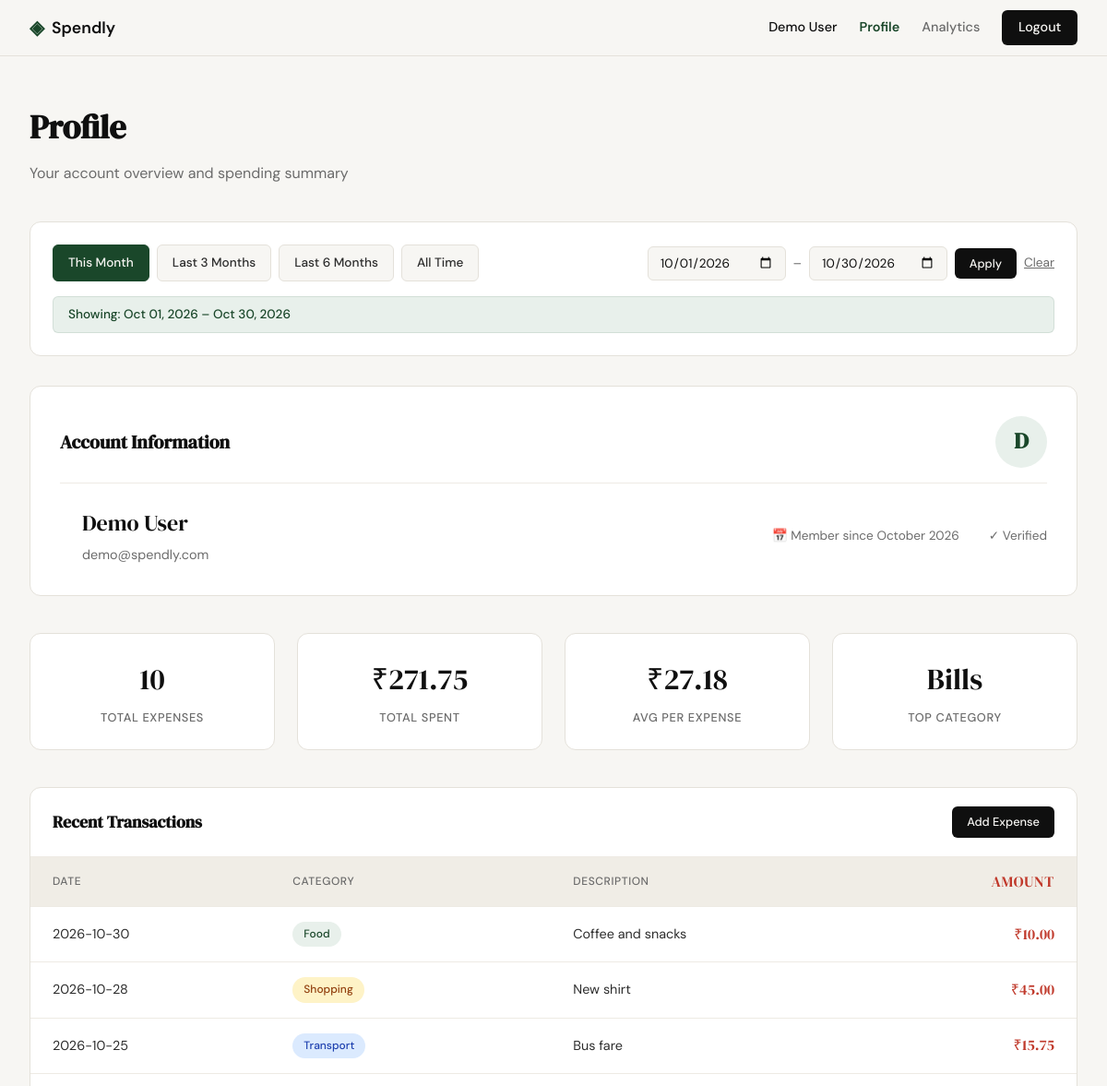
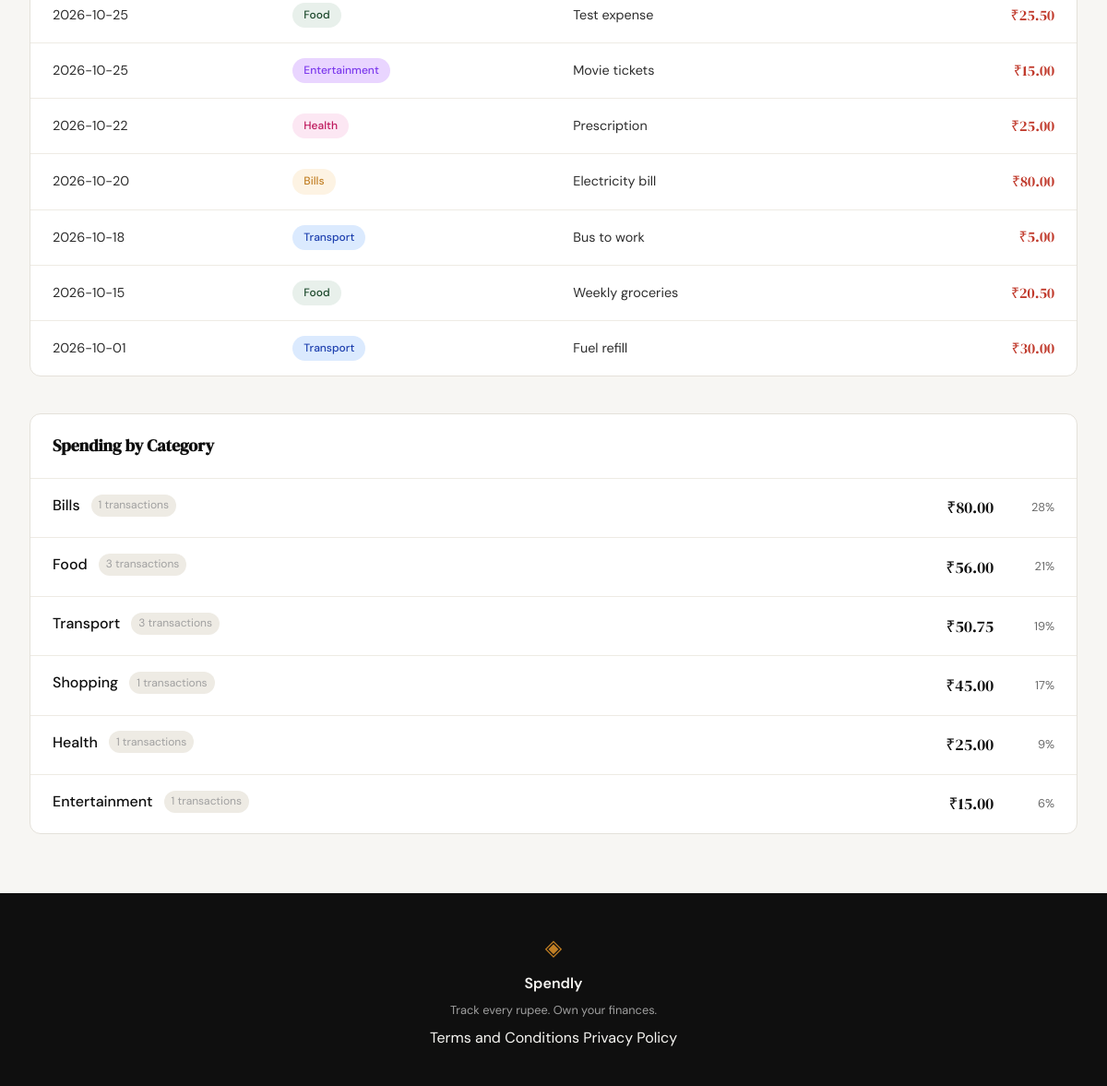
The app's page /profile?date_from=2026-10-01&date_to=2026-10-30 (signed in) with its own data (2 pictures, top to bottom).
### tables this page shows
CREATE TABLE users (
            id INTEGER PRIMARY KEY AUTOINCREMENT,
            name TEXT NOT NULL,
            email TEXT UNIQUE NOT NULL,
            password_hash TEXT NOT NULL,
            created_at TEXT DEFAULT CURRENT_TIMESTAMP
        );

CREATE TABLE expenses (
            id INTEGER PRIMARY KEY AUTOINCREMENT,
            user_id INTEGER NOT NULL REFERENCES users(id),
            amount REAL NOT NULL,
            category TEXT NOT NULL,
            date TEXT NOT NULL,
            description TEXT,
            created_at TEXT DEFAULT CURRENT_TIMESTAMP
        );

### app.py (the view)
@app.route("/profile")
def profile():
    if not session.get("user_id"):
        flash("Please sign in to view your profile", "error")
        return redirect(url_for("login"))
    user_id = session["user_id"]
    user = get_user_profile(user_id)
    if not user:
        flash("User not found", "error")
        return redirect(url_for("logout"))
    date_from_str = request.args.get("date_from", "").strip()
    date_to_str = request.args.get("date_to", "").strip()
    date_from = None
    date_to = None
    active_preset = None
    if date_from_str:
        try:
            datetime.strptime(date_from_str, "%Y-%m-%d")
            date_from = date_from_str
        except ValueError:
            pass  # Invalid format - ignore
    if date_to_str:
        try:
            datetime.strptime(date_to_str, "%Y-%m-%d")
            date_to = date_to_str
        except ValueError:
            pass  # Invalid format - ignore
    if date_from and date_to and date_from > date_to:
        flash("Start date must be before end date.", "error")
        date_from = None
        date_to = None
    today = datetime.now().date()
    presets = {
        "this_month": {
            "label": "This Month",
            "date_from": today.replace(day=1).isoformat(),
            "date_to": today.isoformat()
        },
        "last_3_months": {
            "label": "Last 3 Months",
            "date_from": (today - timedelta(days=90)).isoformat(),
            "date_to": today.isoformat()
        },
        "last_6_months": {
            "label": "Last 6 Months",
            "date_from": (today - timedelta(days=180)).isoformat(),
            "date_to": today.isoformat()
        }
    }
    if date_from and date_to:
        for key, preset in presets.items():
            if preset["date_from"] == date_from and preset["date_to"] == date_to:
                active_preset = key
                break
    stats_raw = get_summary_stats(user_id, date_from, date_to)
    transactions = get_recent_transactions(user_id, limit=10, date_from=date_from, date_to=date_to)
    categories = get_category_breakdown(user_id, date_from, date_to)
    stats = {
        "total_expenses": stats_raw["transaction_count"],
        "total_spent": stats_raw["total_spent"],
        "avg_per_expense": round(stats_raw["avg_per_expense"], 2) if stats_raw["transaction_count"] > 0 else 0,
        "top_category": stats_raw["top_category"] or "—"
    }
    filter_display = None
    if date_from and date_to:
        try:
            from_dt = datetime.strptime(date_from, "%Y-%m-%d")
            to_dt = datetime.strptime(date_to, "%Y-%m-%d")
            filter_display = f"Showing: {from_dt.strftime('%b %d, %Y')} – {to_dt.strftime('%b %d, %Y')}"
        except Exception:
            filter_display = "Filtered"
    return render_template("profile.html",
                          user=user,
                          stats=stats,
                          transactions=transactions,
                          categories=categories,
                          date_from=date_from,
                          date_to=date_to,
                          active_preset=active_preset,
                          filter_display=filter_display,
                          presets=presets)

### database/db.py (called while the page is built)
def get_db():
    db_path = os.path.join(os.path.dirname(os.path.dirname(os.path.abspath(__file__))), "spendly.db")
    conn = sqlite3.connect(db_path)
    conn.row_factory = sqlite3.Row
    conn.execute("PRAGMA foreign_keys = ON")
    return conn

### database/queries.py (called while the page is built)
def get_user_by_id(user_id: int) -> dict | None:
    conn = get_db()
    cursor = conn.cursor()
    cursor.execute("SELECT * FROM users WHERE id = ?", (user_id,))
    user = cursor.fetchone()
    conn.close()
    if user:
        created = user["created_at"]
        try:
            dt = datetime.fromisoformat(created.replace("Z", "+00:00"))
            member_since = dt.strftime("%B %Y")
        except Exception:
            member_since = "Unknown"
        return {
            "name": user["name"],
            "email": user["email"],
            "member_since": member_since
        }
    return None

def _build_date_filter(date_from: Optional[str], date_to: Optional[str]) -> tuple[str, list]:
    if date_from and date_to:
        return "AND date BETWEEN ? AND ?", [date_from, date_to]
    return "", []

def get_recent_transactions(user_id: int, limit: int = 10, date_from: Optional[str] = None, date_to: Optional[str] = None) -> list:
    conn = get_db()
    cursor = conn.cursor()
    date_where, date_params = _build_date_filter(date_from, date_to)
    base_params = [user_id] + date_params + [limit]
    cursor.execute(f"""
        SELECT date, category, description, amount
        FROM expenses WHERE user_id = ? {date_where}
        ORDER BY date DESC, id DESC
        LIMIT ?
    """, base_params)
    transactions = [dict(row) for row in cursor.fetchall()]
    conn.close()
    return transactions

### templates/profile.html (shortened to what this page needs)
{% extends "base.html" %}
{% block content %}
<section class="profile-section">
    <header class="profile-header">
        <h1 class="profile-title">Profile</h1>
        <p class="profile-subtitle">Your account overview and spending summary</p>
    </header>
    <div class="filter-bar">
        <div class="filter-presets">
            <a href="{{ url_for('profile', date_from=presets.this_month.date_from, date_to=presets.this_month.date_to) }}"
               class="filter-preset-btn {% if active_preset == 'this_month' %}active{% endif %}">
                This Month
            </a>
            <a href="{{ url_for('profile', date_from=presets.last_3_months.date_from, date_to=presets.last_3_months.date_to) }}"
               class="filter-preset-btn {% if active_preset == 'last_3_months' %}active{% endif %}">
                Last 3 Months
            </a>
            <a href="{{ url_for('profile', date_from=presets.last_6_months.date_from, date_to=presets.last_6_months.date_to) }}"
               class="filter-preset-btn {% if active_preset == 'last_6_months' %}active{% endif %}">
                Last 6 Months
            </a>
            <a href="{{ url_for('profile') }}"
               class="filter-preset-btn {% if active_preset is none and not date_from and not date_to %}active{% endif %}">
                All Time
            </a>
        </div>
        <form class="filter-custom" method="GET" action="{{ url_for('profile') }}">
            <input type="date" id="date_from" name="date_from" value="{{ date_from or '' }}"
                   {% if date_from and not active_preset %}style="font-weight: 600;"{% endif %}>
            <span class="filter-separator">–</span>
            <input type="date" id="date_to" name="date_to" value="{{ date_to or '' }}"
                   {% if date_to and not active_preset %}style="font-weight: 600;"{% endif %}>
            <button type="submit" class="btn-primary btn-sm">Apply</button>
            {% if date_from or date_to %}
            <a href="{{ url_for('profile') }}" class="filter-clear">Clear</a>
            {% endif %}
        </form>
        {% if filter_display %}
        <div class="filter-badge">{{ filter_display }}</div>
        {% endif %}
    </div>
    <div class="profile-card">
        <div class="profile-card-header">
            <h2 class="profile-card-title">Account Information</h2>
            <div class="profile-user-avatar">
                {{ user.name[0].upper() }}
            </div>
        </div>
        <div style="display: flex; align-items: center; gap: 1.5rem; flex-wrap: wrap;">
            <div class="profile-user-info">
                <div class="profile-user-name">{{ user.name }}</div>
                <div class="profile-user-email">{{ user.email }}</div>
            </div>
            <div class="profile-user-meta">
                <span>📅 Member since {{ user.member_since }}</span>
                <span>✓ Verified</span>
            </div>
        </div>
    </div>
    <div class="stats-grid">
        <div class="stat-card">
            <div class="stat-value">{{ stats.total_expenses }}</div>
            <div class="stat-label">Total Expenses</div>
        </div>
        <div class="stat-card">
            <div class="stat-value">₹{{ "{:,.2f}".format(stats.total_spent) }}</div>
            <div class="stat-label">Total Spent</div>
        </div>
        <div class="stat-card">
            <div class="stat-value">₹{{ "{:,.2f}".format(stats.avg_per_expense) }}</div>
            <div class="stat-label">Avg per Expense</div>
        </div>
        <div class="stat-card">
            <div class="stat-value">{{ stats.top_category }}</div>
            <div class="stat-label">Top Category</div>
        </div>
    </div>
    <div class="table-section">
        <div class="table-section-header">
            <h3 class="table-section-title">Recent Transactions</h3>
            <a href="{{ url_for('add_expense') }}" class="btn-primary" style="font-size: 0.8rem; padding: 0.4rem 1rem;">Add Expense</a>
        </div>
        {% if transactions %}
        <table class="transactions-table">
            <thead>
                <tr>
                    <th>Date</th>
                    <th>Category</th>
                    <th>Description</th>
                    <th class="amount">Amount</th>
                </tr>
            </thead>
            <tbody>
                {% for txn in transactions %}
                <tr>
                    <td>{{ txn.date }}</td>
                    <td>
                        <span class="category-badge category-badge-{{ txn.category.lower() }}">
                            {{ txn.category }}
                        </span>
                    </td>
                    <td>{{ txn.description }}</td>
                    <td class="amount">₹{{ "{:,.2f}".format(txn.amount) }}</td>
                </tr>
                {% endfor %}
            </tbody>
        </table>
        {% else %}
        <div class="empty-state">
            <div class="empty-state-icon">📝</div>
            <p>No transactions yet. <a href="{{ url_for('add_expense') }}" style="color: var(--accent);">Add your first expense</a></p>
        </div>
        {% endif %}
    </div>
    <div class="category-section">
        <div class="table-section-header">
            <h3 class="table-section-title">Spending by Category</h3>
        </div>
        <div class="category-list">
            {% for cat in categories %}
            <div class="category-item">
                <div class="category-item-info">
                    <div class="category-item-header">
                        <span class="category-item-name">{{ cat.category }}</span>
                        <span class="category-item-count">{{ cat.count }} transactions</span>
                    </div>
                </div>
                <div class="category-item-amount">₹{{ "{:,.2f}".format(cat.amount) }}</div>
                <div class="category-item-percentage">{{ cat.percentage }}%</div>
            </div>
            {% endfor %}
        </div>
    </div>
</section>
{% endblock %}

### templates/base.html (shortened to what this page needs)
<!DOCTYPE html>
<html lang="en">
<head>
    <link rel="stylesheet" href="{{ url_for('static', filename='css/style.css') }}">
</head>
<body>
    <nav class="navbar">
        <div class="nav-inner">
            <a href="{{ url_for('landing') }}" class="nav-brand">
                <span class="brand-icon">◈</span>
                <span class="brand-name">Spendly</span>
            </a>
            <div class="nav-links">
                {% if session.user_id %}
                    <span class="nav-user">{{ session.user_name }}</span>
                    <a href="{{ url_for('profile') }}" {% if request.endpoint == 'profile' %}class="active"{% endif %}>Profile</a>
                    <a href="{{ url_for('analytics') }}" {% if request.endpoint == 'analytics' %}class="active"{% endif %}>Analytics</a>
                    <a href="{{ url_for('logout') }}" class="nav-cta">Logout</a>
                {% else %}
                    <a href="{{ url_for('login') }}">Sign in</a>
                    <a href="{{ url_for('register') }}" class="nav-cta">Get started</a>
                {% endif %}
            </div>
        </div>
    </nav>
    <main class="main-content">
        {% block content %}{% endblock %}
    </main>
    <footer class="footer">
        <div class="footer-inner">
            <span class="brand-icon">◈</span>
            <span class="footer-name">Spendly</span>
            <p class="footer-copy">Track every rupee. Own your finances.</p>
            <div class="footer-links">
                <a href="{{ url_for('terms') }}">Terms and Conditions</a>
                <a href="{{ url_for('privacy') }}">Privacy Policy</a>
            </div>
        </div>
    </footer>
</body>
</html>

### records on screen
users: user_name "Demo User", name "D", name "Demo User", email "demo@spendly.com"
expenses: top_category "Bills", date "2026-10-20", category "Bills", description "Electricity bill", amount "80.00", count "1", percentage "28"
expenses: date "2026-10-30", category "Food", description "Coffee and snacks", amount "10.00"
expenses: date "2026-10-28", category "Shopping", description "New shirt", amount "45.00", count "1", percentage "17"
expenses: date "2026-10-25", category "Transport", description "Bus fare", amount "15.75"
expenses: date "2026-10-25", category "Food", description "Test expense", amount "25.50"
expenses: date "2026-10-25", category "Entertainment", description "Movie tickets", amount "15.00", count "1", percentage "6"
expenses: date "2026-10-22", category "Health", description "Prescription", amount "25.00", count "1", percentage "9"
expenses: date "2026-10-18", category "Transport", description "Bus to work", amount "5.00"
expenses: date "2026-10-15", category "Food", description "Weekly groceries", amount "20.50"
expenses: date "2026-10-01", category "Transport", description "Fuel refill", amount "30.00"

### other values on screen
{{ filter_display }} "Showing: Oct 01, 2026 – Oct 30, 2026"
{{ user.member_since }} "October 2026"
{{ stats.total_expenses }} "10"
{{ "{:,.2f}".format(stats.total_spent) }} "271.75"
{{ "{:,.2f}".format(stats.avg_per_expense) }} "27.18"
{{ cat.category }} "Food" "Transport"
{{ cat.count }} "3" "3"
{{ "{:,.2f}".format(cat.amount) }} "56.00" "50.75"
{{ cat.percentage }} "21" "19"
